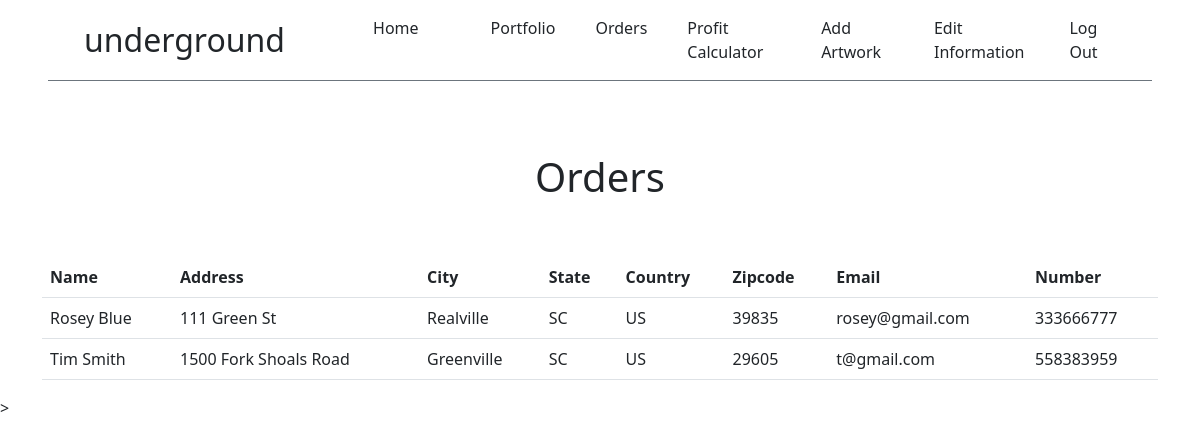
The app's page /notifications/2 (signed in) with its own data.
### app/models.py (models this page shows, shortened)
class Customer(db.Model):
    customer_id = db.Column(db.Integer, primary_key=True)
    first_name = db.Column(db.String(50), nullable=False)
    last_name = db.Column(db.String(50), nullable=False)
    address = db.Column(db.String(100), nullable=False)
    city = db.Column(db.String(50), nullable=False)
    state = db.Column(db.String(50), nullable=False)
    country = db.Column(db.String(50), nullable=False)
    zipcode = db.Column(db.Integer, nullable=False)
    email = db.Column(db.String(75), nullable=False)
    number = db.Column(db.Integer, nullable=False)
    art_id = db.Column(db.Integer, nullable=False)
    artist_id = db.Column(db.Integer, db.ForeignKey("user.id"))
    date_created = db.Column(db.DateTime, nullable=False, default=datetime.utcnow)

### app/routes.py (the view)
@app.route('/notifications/<art_id>', methods=['GET', 'POST'])
@login_required
def notifications(art_id):
    customer_purchase = Customer.query.filter_by(art_id=art_id)
    if customer_purchase.count() != 0:
        return render_template('notifications.html', customer_purchase=customer_purchase)
    flash("You don't have any notifications available", "info")
    return redirect(url_for('profile', username=current_user.username))

### app/models.py (called while the page is built)
@login.user_loader
def get_a_user_by_id(user_id):
    return db.session.get(User, user_id)

### app/templates/notifications.html (shortened to what this page needs)
{% extends 'base.html' %}
{% block header %}
    <h1 class="text-dark fw-lighter fs-1 mt-4">Orders</h1>
{% endblock %}
{% block content %}
    <table class="table">
        <thead>
        <tr>
            <th scope="col">Name</th>
            <th scope="col">Address</th>
            <th scope="col">City</th>
            <th scope="col">State</th>
            <th scope="col">Country</th>
            <th scope="col">Zipcode</th>
            <th scope="col">Email</th>
            <th scope="col">Number</th>
        </tr>
        </thead>
        {% for notification in customer_purchase %}
            <tbody>
                <tr>
                    <td>{{ notification.first_name }} {{ notification.last_name }}</td>
                    <td>{{ notification.address }}</td>
                    <td>{{ notification.city }}</td>
                    <td>{{ notification.state }}</td>
                    <td>{{ notification.country }}</td>
                    <td>{{ notification.zipcode }}</td>
                    <td>{{ notification.email }}</td>
                    <td>{{ notification.number }}</td>
                </tr>
            </tbody>
        {% endfor %}
    </table>
{% endblock %}

### records on screen
Customer: first_name "Rosey", last_name "Blue", address "111 Green St", city "Realville", state "SC", country "US", zipcode "39835", email "rosey@gmail.com", number "333666777"
Customer: first_name "Tim", last_name "Smith", address "1500 Fork Shoals Road", city "Greenville", state "SC", country "US", zipcode "29605", email "t@gmail.com", number "558383959"
